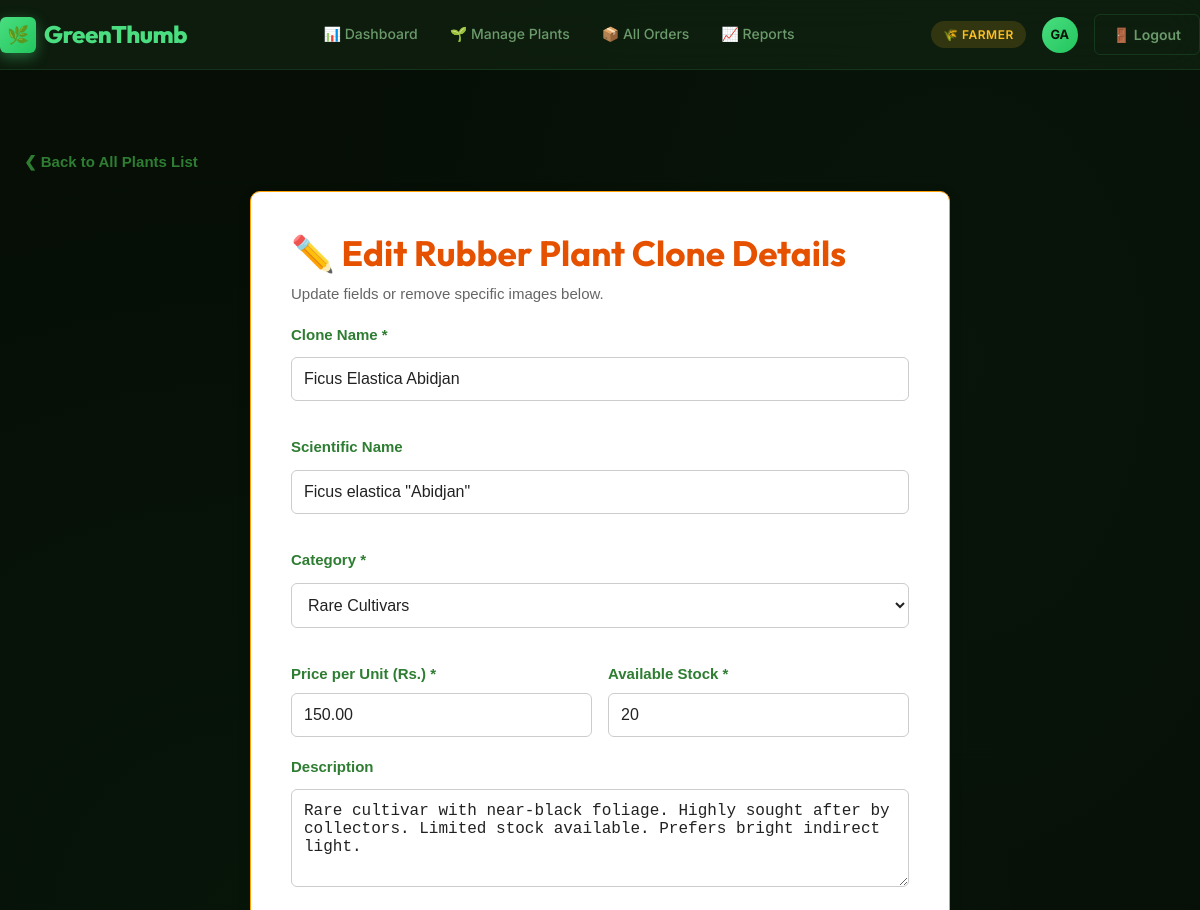
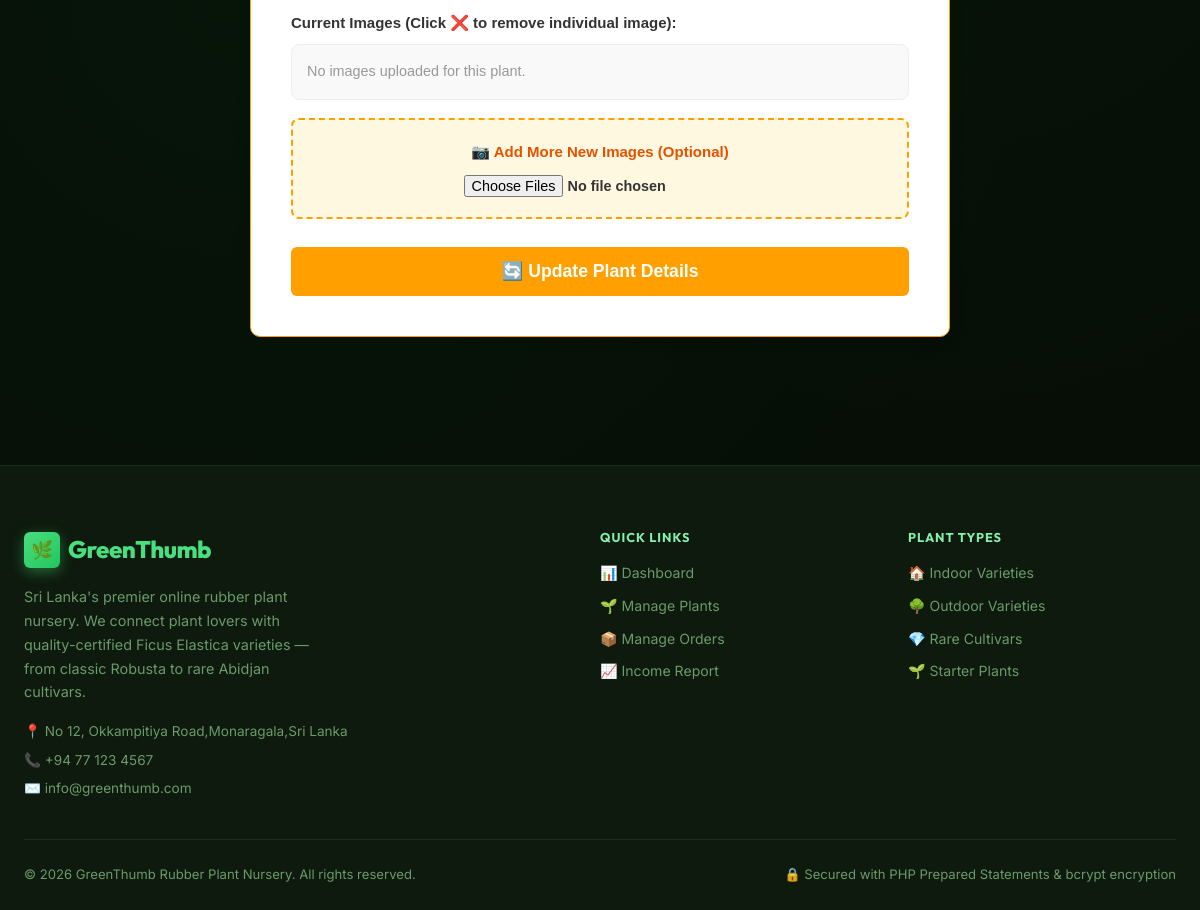
Page /farmer/edit_plant.php?id=5 (signed in) on the committed database (2 pictures, top to bottom).
### tables this page shows
CREATE TABLE plants (
    plant_id        INT UNSIGNED        NOT NULL AUTO_INCREMENT,

     
    category_id     INT UNSIGNED        NULL,

     
    plant_name      VARCHAR(150)        NOT NULL,

     
    scientific_name VARCHAR(150)        NULL,

     
    description     TEXT                NULL,

     
     
    price_per_unit  DECIMAL(10, 2)      NOT NULL DEFAULT 0.00,

     
    stock_quantity  INT UNSIGNED        NOT NULL DEFAULT 0,

     
    min_order_qty   INT UNSIGNED        NOT NULL DEFAULT 1,

     
    image_filename  VARCHAR(255)        NULL,

     
    is_available    TINYINT(1)          NOT NULL DEFAULT 1,

     
    created_by      INT UNSIGNED        NULL,    
    created_at      TIMESTAMP           NOT NULL DEFAULT CURRENT_TIMESTAMP,
    updated_at      TIMESTAMP           NOT NULL DEFAULT CURRENT_TIMESTAMP
                                                 ON UPDATE CURRENT_TIMESTAMP,

     
     
     
    PRIMARY KEY (plant_id),

     
    CONSTRAINT chk_price_positive   CHECK (price_per_unit >= 0),
    CONSTRAINT chk_stock_positive   CHECK (stock_quantity >= 0),
    CONSTRAINT chk_min_order        CHECK (min_order_qty  >= 1),

     
    INDEX idx_plants_category   (category_id),    
    INDEX idx_plants_available  (is_available),   
    INDEX idx_plants_created_by (created_by),     

     
     
     
    CONSTRAINT fk_plants_category
        FOREIGN KEY (category_id)
        REFERENCES plant_categories (category_id)
        ON UPDATE CASCADE     
        ON DELETE SET NULL,   

    CONSTRAINT fk_plants_created_by
        FOREIGN KEY (created_by)
        REFERENCES users (user_id)
        ON UPDATE CASCADE
        ON DELETE SET NULL    
);

### farmer/edit_plant.php (the view, shortened to what this page needs)
<?php
require_once __DIR__ . '/../config/db.php';
$plant_id = (int)$_GET['id'];
$plant_res = $conn->query("SELECT * FROM plants WHERE plant_id = $plant_id");
$plant = $plant_res->fetch_assoc();
require_once __DIR__ . '/../components/header.php';
?>
<div class="container" style="margin-top: var(--space-xl); margin-bottom: var(--space-2xl); font-family: sans-serif;">
    <div style="margin-bottom: var(--space-md);">
        <a href="manage_plants.php?action=view" style="color: #2e7d32; text-decoration: none; font-weight: bold;">❮ Back to All Plants List</a>
    </div>
    <div class="card" style="max-width: 700px; margin: 0 auto; border: 1px solid #ffa000; border-radius: 10px; background: white; box-shadow: 0 4px 15px rgba(0,0,0,0.08);">
        <div class="card-body" style="padding: var(--space-xl);">
            <h2 style="color: #e65100; margin-bottom: var(--space-sm); font-weight: bold;">✏️ Edit Rubber Plant Clone Details</h2>
            <p class="text-muted" style="margin-bottom: var(--space-md); color: #666;">Update fields or remove specific images below.</p>
            <form action="edit_plant.php?id=<?= $plant_id ?>" method="POST" enctype="multipart/form-data" style="display: flex; flex-direction: column; gap: 18px;">
                <div class="form-group">
                    <label style="font-weight: bold; display:block; margin-bottom:6px; color: #2e7d32;">Clone Name *</label>
                    <input type="text" name="plant_name" class="fixed-input" value="<?= htmlspecialchars($plant['plant_name']) ?>" required>
                </div>
                <div class="form-group">
                    <label style="font-weight: bold; display:block; margin-bottom:6px; color: #2e7d32;">Scientific Name</label>
                    <input type="text" name="scientific_name" class="fixed-input" value="<?= htmlspecialchars($plant['scientific_name'] ?? '') ?>">
                </div>
                <div class="form-group">
                    <label style="font-weight: bold; display:block; margin-bottom:6px; color: #2e7d32;">Category *</label>
                    <select name="category_id" class="fixed-input" required style="height: auto;">
                        <?php
                        $categories = $conn->query("SELECT * FROM plant_categories ORDER BY category_name ASC");
                        while($cat = $categories->fetch_assoc()):
                            $selected = ($cat['category_id'] == $plant['category_id']) ? 'selected' : '';
                        ?>
                            <option value="<?= $cat['category_id'] ?>" <?= $selected ?> style="color: #333;"><?= htmlspecialchars($cat['category_name']) ?></option>
                        <?php endwhile; ?>
                    </select>
                </div>
                <div style="display: grid; grid-template-columns: 1fr 1fr; gap: 16px;">
                    <div>
                        <label style="font-weight: bold; display:block; margin-bottom:6px; color: #2e7d32;">Price per Unit (Rs.) *</label>
                        <input type="number" step="0.01" name="price" class="fixed-input" value="<?= htmlspecialchars($plant['price_per_unit']) ?>" required>
                    </div>
                    <div>
                        <label style="font-weight: bold; display:block; margin-bottom:6px; color: #2e7d32;">Available Stock *</label>
                        <input type="number" name="stock_quantity" class="fixed-input" value="<?= htmlspecialchars($plant['stock_quantity']) ?>" required>
                    </div>
                </div>
                <div class="form-group">
                    <label style="font-weight: bold; display:block; margin-bottom:6px; color: #2e7d32;">Description</label>
                    <textarea name="description" class="fixed-input" rows="4" style="resize: vertical;"><?= htmlspecialchars($plant['description']) ?></textarea>
                </div>
                <div>
                    <label style="font-weight: bold; display:block; margin-bottom:8px; color: #333;">Current Images (Click ❌ to remove individual image):</label>
                    <div style="display: flex; gap: 15px; flex-wrap: wrap; background: #f9f9f9; padding: 15px; border-radius: 8px; border: 1px solid #eee;">
                        <?php
                        $imgs = $conn->query("SELECT * FROM plant_images WHERE plant_id = $plant_id");
                        if ($imgs->num_rows > 0):
                            while($im = $imgs->fetch_assoc()):
                        ?>
                            <div class="img-container">
                                <img src="../uploads/<?= htmlspecialchars($im['image_path']) ?>" style="width: 90px; height: 90px; object-fit: cover; border-radius: 6px; border: 1px solid #ccc; display: block;">
                                <a href="edit_plant.php?id=<?= $plant_id ?>&delete_img_id=<?= $im['id'] ?>" class="delete-img-btn" onclick="return confirm('මෙම පින්තූරය පමණක් ඉවත් කිරීමට අවශ්‍යද?');" title="Delete this image">✕</a>
                            </div>
                        <?php
                            endwhile;
                        else:
                            echo "<span style='color: #999; font-size: 0.9rem;'>No images uploaded for this plant.</span>";
                        endif;
                        ?>
                    </div>
                </div>
                <div style="background: #fff8e1; padding: 20px; border-radius: 8px; border: 2px dashed #ffa000; text-align: center;">
                    <label style="font-weight: bold; color: #e65100; display:block; cursor: pointer; margin-bottom: 5px;">📷 Add More New Images (Optional)</label>
                    <input type="file" name="images[]" multiple style="color: #333; font-weight: bold; font-size: 0.9rem; margin: 10px auto 0 auto; display: block;">
                </div>
                <button type="submit" name="update_plant" style="background: #ffa000; color: white; padding: 14px; font-size: 1.1rem; border: none; border-radius: 6px; cursor: pointer; font-weight: bold; margin-top: 10px; transition: background 0.2s;">
                    🔄 Update Plant Details
                </button>
            </form>
        </div>
    </div>
</div>
<?php require_once __DIR__ . '/../components/footer.php'; ?>

### css/style.css (style rules this page uses)
:root { --clr-bg-deepest: #060e06; --clr-bg-dark: #0d1a0d; --clr-bg-card: #112211; --clr-bg-elevated: #172917; --clr-primary: #4ade80; --clr-primary-dark: #22c55e; --clr-primary-glow: rgba(74, 222, 128, 0.25); --clr-secondary: #86efac; --clr-accent: #bbf7d0; --clr-danger: #f87171; --clr-danger-bg: rgba(248, 113, 113, 0.1); --clr-warning: #fbbf24; --clr-warning-bg: rgba(251, 191, 36, 0.1); --clr-success: #4ade80; --clr-success-bg: rgba(74, 222, 128, 0.1); --clr-info: #60a5fa; --clr-info-bg: rgba(96, 165, 250, 0.1); --clr-text-primary: #f0fdf4; --clr-text-muted: #6b9a6b; --clr-text-link: #4ade80; --clr-border: rgba(74, 222, 128, 0.15); --clr-border-focus: rgba(74, 222, 128, 0.6); --glass-bg: rgba(17, 34, 17, 0.75); --glass-blur: blur(18px); --glass-border: 1px solid rgba(74, 222, 128, 0.12); --font-heading: 'Outfit', sans-serif; --font-body: 'Inter', sans-serif; --space-xs: 4px; --space-sm: 8px; --space-md: 16px; --space-lg: 24px; --space-xl: 40px; --space-2xl: 64px; --radius-sm: 6px; --radius-md: 12px; --radius-lg: 20px; --radius-xl: 32px; --radius-pill: 999px; --shadow-sm: 0 1px 4px rgba(0,0,0,0.4); --shadow-md: 0 4px 20px rgba(0,0,0,0.5); --shadow-lg: 0 12px 48px rgba(0,0,0,0.6); --shadow-glow: 0 0 32px rgba(74, 222, 128, 0.18); --transition-fast: all 0.15s ease; --transition-normal: all 0.25s ease; --transition-slow: all 0.4s cubic-bezier(0.4, 0, 0.2, 1); --navbar-h: 70px; }
*, *::before, *::after { box-sizing: border-box; margin: 0; padding: 0; }
html { scroll-behavior: smooth; -webkit-text-size-adjust: 100%; }
body { font-family: var(--font-body); background-color: var(--clr-bg-deepest); color: var(--clr-text-primary); font-size: 15px; line-height: 1.65; min-height: 100vh; background-image: radial-gradient(ellipse at 20% 50%, rgba(34, 197, 94, 0.04) 0%, transparent 60%), radial-gradient(ellipse at 80% 20%, rgba(74, 222, 128, 0.03) 0%, transparent 50%); }
a { color: var(--clr-text-link); text-decoration: none; transition: var(--transition-fast); }
h1, h2, h3, h4, h5, h6 { font-family: var(--font-heading); font-weight: 700; line-height: 1.2; color: var(--clr-text-primary); }
h2 { font-size: clamp(1.5rem, 4vw, 2.2rem); }
p { color: var(--clr-text-muted); }
.container { width: min(1200px, calc(100% - 48px)); margin-inline: auto; }
.card { background: var(--clr-bg-card); border: var(--glass-border); border-radius: var(--radius-lg); overflow: hidden; transition: var(--transition-slow); position: relative; }
.card-body { padding: var(--space-lg); }
.form-group { display: flex; flex-direction: column; gap: var(--space-xs); margin-bottom: var(--space-md); }

### farmer/edit_plant.php (style rules this page uses)
.fixed-input { width: 100% !important; padding: 12px !important; border-radius: 6px !important; border: 1px solid #ccc !important; box-sizing: border-box !important; background-color: #ffffff !important; color: #222222 !important; font-size: 1rem !important; }

### rows in the picture
plants: plant_name "Ficus Elastica Abidjan", scientific_name "Ficus elastica \"Abidjan\"", price "150.00", stock_quantity "20", description "Rare cultivar with near-black foliage. Highly sought after by collectors. Limited stock available. Prefers bright indirect light."

### other values in the picture
$user_role "FARMER"
$user_initials "GA"
form field category_id "Rare Cultivars"
